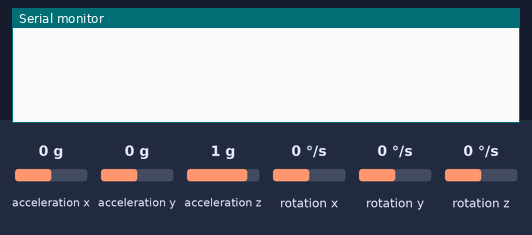
The sketch below on a simulated Arduino Uno, built with avr-gcc and run on an emulated ATmega328P. Parts: the last lines printed to the serial monitor. Wiring (inferred from the names in the program): ADXL345 accelerometer at I2C address 0x53; ITG-3200 gyroscope at I2C address 0x68. The inputs (shaded band) are chosen by the test bench; at power-on: acceleration x 0 g, acceleration y 0 g, acceleration z 1 g, rotation x 0 °/s, rotation y 0 °/s, rotation z 0 °/s.

Above: at 3.0 s.
3.1 s: acceleration x set to -1.4 g
At 5.0 s:
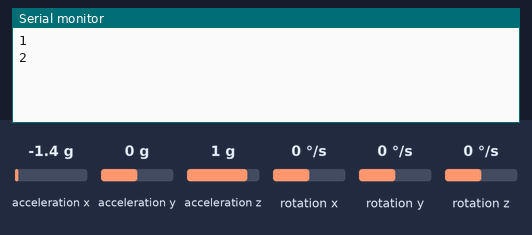
5.3 s: acceleration y set to -1.4 g
At 6.6 s:
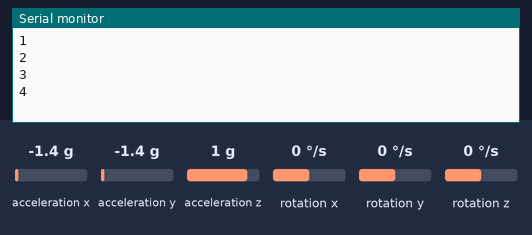
6.8 s: acceleration z set to -1.4 g
At 8.1 s:
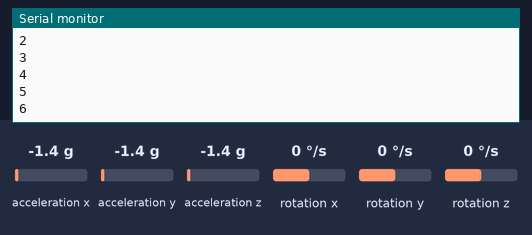
Timing chart, 0 to 9.8 s (numbered marks = the images above; inputs shaded):
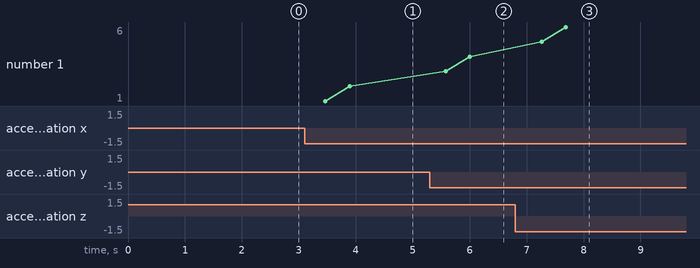

The sketch:

pedometer.ino
```cpp
#include <FreeSixIMU.h>
#include <FIMU_ADXL345.h>
#include <FIMU_ITG3200.h>
#include <Wire.h>

#define FILTER_N 12

FreeSixIMU sixDOF = FreeSixIMU();
int rawSixDof[6];
float old_accx, old_accy, old_accz, old_dot;
int StepNum = 0, StepNumber = 0;

void setup() {
    Serial.begin(9600);
    Wire.begin();

    delay(5);
    sixDOF.init();
    delay(5);
}

void loop() {
    float accx = Filter(0);//读取滤波后的加速度x分量
    float accy = Filter(1);
    float accz = Filter(2);
    float dot = (old_accx * accx)+(old_accy * accy)+(old_accz * accz);
    float old_acc = abs(sqrt(old_accx*old_accx+old_accy*old_accy+old_accz*old_accz));
    float new_acc = abs(sqrt(accx*accx+accy*accy+accz*accz));
    dot /= (old_acc * new_acc);//计算加速度变化程度

    StepNum = StepNumber;
    if(abs(dot - old_dot) >= 0.05) {
        //变化程度超过阈值，则判定步数增加
        bool isChange;
        if(!isChange) {
            isChange = 1;
            StepNumber += 1;
        }
        else isChange = 0;
    }
    old_accx = accx;
    old_accy = accy;
    old_accz = accz;
    old_dot = dot;
    delay(60);

    if(StepNum != StepNumber) {
        //步数增加则打印出来
        Serial.println(StepNumber);
    }

    delay(100);
}

int filter_buf[FILTER_N + 1];

float Filter(int s) {
    //平均滤波法
    float filter_sum = 0.0;

    for(int i = 0; i < FILTER_N; i++) {
    sixDOF.getRawValues(rawSixDof);
    filter_buf[i] = rawSixDof[s];
    filter_sum += filter_buf[i];
    delay(5);
    }
    return (float)(filter_sum / FILTER_N);
}
```

FIMU_ADXL345.h
```cpp
// (licence header left out)
#include "Arduino.h"

#ifndef FIMU_ADXL345_h
#define FIMU_ADXL345_h

/* -- ADXL345 addresses --*/
#define ADXL345_ADDR_ALT_HIGH 0x1D // ADXL345 address when ALT is connected to HIGH
#define ADXL345_ADDR_ALT_LOW  0x53 // ADXL345 address when ALT is connected to LOW

/* ------- Register names ------- */
#define ADXL345_DEVID 0x00
#define ADXL345_RESERVED1 0x01
#define ADXL345_THRESH_TAP 0x1d
#define ADXL345_OFSX 0x1e
#define ADXL345_OFSY 0x1f
#define ADXL345_OFSZ 0x20
#define ADXL345_DUR 0x21
#define ADXL345_LATENT 0x22
#define ADXL345_WINDOW 0x23
#define ADXL345_THRESH_ACT 0x24
#define ADXL345_THRESH_INACT 0x25
#define ADXL345_TIME_INACT 0x26
#define ADXL345_ACT_INACT_CTL 0x27
#define ADXL345_THRESH_FF 0x28
#define ADXL345_TIME_FF 0x29
#define ADXL345_TAP_AXES 0x2a
#define ADXL345_ACT_TAP_STATUS 0x2b
#define ADXL345_BW_RATE 0x2c
#define ADXL345_POWER_CTL 0x2d
#define ADXL345_INT_ENABLE 0x2e
#define ADXL345_INT_MAP 0x2f
#define ADXL345_INT_SOURCE 0x30
#define ADXL345_DATA_FORMAT 0x31
#define ADXL345_DATAX0 0x32
#define ADXL345_DATAX1 0x33
#define ADXL345_DATAY0 0x34
#define ADXL345_DATAY1 0x35
#define ADXL345_DATAZ0 0x36
#define ADXL345_DATAZ1 0x37
#define ADXL345_FIFO_CTL 0x38
#define ADXL345_FIFO_STATUS 0x39

#define ADXL345_BW_1600 0xF // 1111
#define ADXL345_BW_800  0xE // 1110
#define ADXL345_BW_400  0xD // 1101
#define ADXL345_BW_200  0xC // 1100
#define ADXL345_BW_100  0xB // 1011
#define ADXL345_BW_50   0xA // 1010
#define ADXL345_BW_25   0x9 // 1001
#define ADXL345_BW_12   0x8 // 1000
#define ADXL345_BW_6    0x7 // 0111
#define ADXL345_BW_3    0x6 // 0110


/*
 Interrupt PINs
 INT1: 0
 INT2: 1
 */
#define ADXL345_INT1_PIN 0x00
#define ADXL345_INT2_PIN 0x01

/*
 Interrupt bit position
 */
#define ADXL345_INT_DATA_READY_BIT 0x07
#define ADXL345_INT_SINGLE_TAP_BIT 0x06
#define ADXL345_INT_DOUBLE_TAP_BIT 0x05
#define ADXL345_INT_ACTIVITY_BIT   0x04
#define ADXL345_INT_INACTIVITY_BIT 0x03
#define ADXL345_INT_FREE_FALL_BIT  0x02
#define ADXL345_INT_WATERMARK_BIT  0x01
#define ADXL345_INT_OVERRUNY_BIT   0x00

#define ADXL345_OK    1 // no error
#define ADXL345_ERROR 0 // indicates error is predent

#define ADXL345_NO_ERROR   0 // initial state
#define ADXL345_READ_ERROR 1 // problem reading accel
#define ADXL345_BAD_ARG    2 // bad method argument

class ADXL345
{
public:
  bool status;           // set when error occurs
                         // see error code for details
  byte error_code;       // Initial state
  float gains[3];        // counts to Gs

  ADXL345();
  void init(int address);
  void powerOn();
  void readAccel(int* xyx);
  void readAccel(int* x, int* y, int* z);
  void get_Gxyz(float *xyz);

  void setTapThreshold(int tapThreshold);
  int getTapThreshold();
  void setAxisGains(float *_gains);
  void getAxisGains(float *_gains);
  void setAxisOffset(int x, int y, int z);
  void getAxisOffset(int* x, int* y, int*z);
  void setTapDuration(int tapDuration);
  int getTapDuration();
  void setDoubleTapLatency(int floatTapLatency);
  int getDoubleTapLatency();
  void setDoubleTapWindow(int floatTapWindow);
  int getDoubleTapWindow();
  void setActivityThreshold(int activityThreshold);
  int getActivityThreshold();
  void setInactivityThreshold(int inactivityThreshold);
  int getInactivityThreshold();
  void setTimeInactivity(int timeInactivity);
  int getTimeInactivity();
  void setFreeFallThreshold(int freeFallthreshold);
  int getFreeFallThreshold();
  void setFreeFallDuration(int freeFallDuration);
  int getFreeFallDuration();

  bool isActivityXEnabled();
  bool isActivityYEnabled();
  bool isActivityZEnabled();
  bool isInactivityXEnabled();
  bool isInactivityYEnabled();
  bool isInactivityZEnabled();
  bool isActivityAc();
  bool isInactivityAc();
  void setActivityAc(bool state);
  void setInactivityAc(bool state);

  bool getSuppressBit();
  void setSuppressBit(bool state);
  bool isTapDetectionOnX();
  void setTapDetectionOnX(bool state);
  bool isTapDetectionOnY();
  void setTapDetectionOnY(bool state);
  bool isTapDetectionOnZ();
  void setTapDetectionOnZ(bool state);

  void setActivityX(bool state);
  void setActivityY(bool state);
  void setActivityZ(bool state);
  void setInactivityX(bool state);
  void setInactivityY(bool state);
  void setInactivityZ(bool state);

  bool isActivitySourceOnX();
  bool isActivitySourceOnY();
  bool isActivitySourceOnZ();
  bool isTapSourceOnX();
  bool isTapSourceOnY();
  bool isTapSourceOnZ();
  bool isAsleep();

  bool isLowPower();
  void setLowPower(bool state);
  float getRate();
  void setRate(float rate);
  void set_bw(byte bw_code);
  byte get_bw_code();

  byte getInterruptSource();
  bool getInterruptSource(byte interruptBit);
  bool getInterruptMapping(byte interruptBit);
  void setInterruptMapping(byte interruptBit, bool interruptPin);
  bool isInterruptEnabled(byte interruptBit);
  void setInterrupt(byte interruptBit, bool state);

  void getRangeSetting(byte* rangeSetting);
  void setRangeSetting(int val);
  bool getSelfTestBit();
  void setSelfTestBit(bool selfTestBit);
  bool getSpiBit();
  void setSpiBit(bool spiBit);
  bool getInterruptLevelBit();
  void setInterruptLevelBit(bool interruptLevelBit);
  bool getFullResBit();
  void setFullResBit(bool fullResBit);
  bool getJustifyBit();
  void setJustifyBit(bool justifyBit);
  void printAllRegister();
  void writeTo(byte address, byte val);

private:
  void readFrom(byte address, int num, byte buff[]);
  void setRegisterBit(byte regAdress, int bitPos, bool state);
  bool getRegisterBit(byte regAdress, int bitPos);
  byte _buff[6] ;    //6 bytes buffer for saving data read from the device
  int _dev_address;
};
void print_byte(byte val);
#endif
```

FIMU_ITG3200.cpp
```cpp
// (licence header left out)
/****************************************************************************
* Tested on Arduino Mega with ITG-3200 Breakout                             *
* SCL     -> pin 21     (no pull up resistors)                              *
* SDA     -> pin 20     (no pull up resistors)                              *
* CLK & GND -> pin GND                                                      *
* INT       -> not connected  (but can be used)                             *
* VIO & VDD -> pin 3.3V                                                     *
*****************************************************************************/
#include "FIMU_ITG3200.h"


ITG3200::ITG3200() {
  setGains(1.0,1.0,1.0);
  setOffsets(0.0,0.0,0.0);
  setRevPolarity(0,0,0);
  //Wire.begin();       //Normally this code is called from setup() at user code
                        //but some people reported that joining I2C bus earlier
                        //apparently solved problems with master/slave conditions.
                        //Uncomment if needed.
}

void ITG3200::init(unsigned int  address) {
  // Uncomment or change your default ITG3200 initialization

  // fast sample rate - divisor = 0 filter = 0 clocksrc = 0, 1, 2, or 3  (raw values)
  init(address, NOSRDIVIDER, RANGE2000, BW256_SR8, PLL_XGYRO_REF, true, true);

  // slow sample rate - divisor = 0  filter = 1,2,3,4,5, or 6  clocksrc = 0, 1, 2, or 3  (raw values)
  //init(NOSRDIVIDER, RANGE2000, BW010_SR1, INTERNALOSC, true, true);

  // fast sample rate 32Khz external clock - divisor = 0  filter = 0  clocksrc = 4  (raw values)
  //init(NOSRDIVIDER, RANGE2000, BW256_SR8, PLL_EXTERNAL32, true, true);

  // slow sample rate 32Khz external clock - divisor = 0  filter = 1,2,3,4,5, or 6  clocksrc = 4  (raw values)
  //init(NOSRDIVIDER, RANGE2000, BW010_SR1, PLL_EXTERNAL32, true, true);
}

void ITG3200::init(unsigned int address, byte _SRateDiv, byte _Range, byte _filterBW, byte _ClockSrc, bool _ITGReady, bool _INTRawDataReady) {
  _dev_address = address;
  setSampleRateDiv(_SRateDiv);
  setFSRange(_Range);
  setFilterBW(_filterBW);
  setClockSource(_ClockSrc);
  setITGReady(_ITGReady);
  setRawDataReady(_INTRawDataReady);
  delay(GYROSTART_UP_DELAY);  // startup
}

byte ITG3200::getDevAddr() {
  /*readmem(WHO_AM_I, 1, &_buff[0]);
  return _buff[0];  */
  return _dev_address;
}

void ITG3200::setDevAddr(unsigned int  _addr) {
  writemem(WHO_AM_I, _addr);
  _dev_address = _addr;
}

byte ITG3200::getSampleRateDiv() {
  readmem(SMPLRT_DIV, 1, &_buff[0]);
  return _buff[0];
}

void ITG3200::setSampleRateDiv(byte _SampleRate) {
  writemem(SMPLRT_DIV, _SampleRate);
}

byte ITG3200::getFSRange() {
  readmem(DLPF_FS, 1, &_buff[0]);
  return ((_buff[0] & DLPFFS_FS_SEL) >> 3);
}

void ITG3200::setFSRange(byte _Range) {
  readmem(DLPF_FS, 1, &_buff[0]);
  writemem(DLPF_FS, ((_buff[0] & ~DLPFFS_FS_SEL) | (_Range << 3)) );
}

byte ITG3200::getFilterBW() {
  readmem(DLPF_FS, 1, &_buff[0]);
  return (_buff[0] & DLPFFS_DLPF_CFG);
}

void ITG3200::setFilterBW(byte _BW) {
  readmem(DLPF_FS, 1, &_buff[0]);
  writemem(DLPF_FS, ((_buff[0] & ~DLPFFS_DLPF_CFG) | _BW));
}

bool ITG3200::isINTActiveOnLow() {
  readmem(INT_CFG, 1, &_buff[0]);
  return ((_buff[0] & INTCFG_ACTL) >> 7);
}

void ITG3200::setINTLogiclvl(bool _State) {
  readmem(INT_CFG, 1, &_buff[0]);
  writemem(INT_CFG, ((_buff[0] & ~INTCFG_ACTL) | (_State << 7)));
}

bool ITG3200::isINTOpenDrain() {
  readmem(INT_CFG, 1, &_buff[0]);
  return ((_buff[0] & INTCFG_OPEN) >> 6);
}

void ITG3200::setINTDriveType(bool _State) {
  readmem(INT_CFG, 1, &_buff[0]);
  writemem(INT_CFG, ((_buff[0] & ~INTCFG_OPEN) | _State << 6));
}

bool ITG3200::isLatchUntilCleared() {
  readmem(INT_CFG, 1, &_buff[0]);
  return ((_buff[0] & INTCFG_LATCH_INT_EN) >> 5);
}

void ITG3200::setLatchMode(bool _State) {
  readmem(INT_CFG, 1, &_buff[0]);
  writemem(INT_CFG, ((_buff[0] & ~INTCFG_LATCH_INT_EN) | _State << 5));
}

bool ITG3200::isAnyRegClrMode() {
  readmem(INT_CFG, 1, &_buff[0]);
  return ((_buff[0] & INTCFG_INT_ANYRD_2CLEAR) >> 4);
}

void ITG3200::setLatchClearMode(bool _State) {
  readmem(INT_CFG, 1, &_buff[0]);
  writemem(INT_CFG, ((_buff[0] & ~INTCFG_INT_ANYRD_2CLEAR) | _State << 4));
}

bool ITG3200::isITGReadyOn() {
  readmem(INT_CFG, 1, &_buff[0]);
  return ((_buff[0] & INTCFG_ITG_RDY_EN) >> 2);
}

void ITG3200::setITGReady(bool _State) {
  readmem(INT_CFG, 1, &_buff[0]);
  writemem(INT_CFG, ((_buff[0] & ~INTCFG_ITG_RDY_EN) | _State << 2));
}

bool ITG3200::isRawDataReadyOn() {
  readmem(INT_CFG, 1, &_buff[0]);
  return (_buff[0] & INTCFG_RAW_RDY_EN);
}

void ITG3200::setRawDataReady(bool _State) {
  readmem(INT_CFG, 1, &_buff[0]);
  writemem(INT_CFG, ((_buff[0] & ~INTCFG_RAW_RDY_EN) | _State));
}

bool ITG3200::isITGReady() {
  readmem(INT_STATUS, 1, &_buff[0]);
  return ((_buff[0] & INTSTATUS_ITG_RDY) >> 2);
}

bool ITG3200::isRawDataReady() {
  readmem(INT_STATUS, 1, &_buff[0]);
  return (_buff[0] & INTSTATUS_RAW_DATA_RDY);
}

void ITG3200::readTemp(float *_Temp) {
  readmem(TEMP_OUT,2,_buff);
  *_Temp = 35 + (((_buff[0] << 8) | _buff[1]) + 13200) / 280.0;    // F=C*9/5+32
}

void ITG3200::readGyroRaw(int *_GyroX, int *_GyroY, int *_GyroZ){
  readmem(GYRO_XOUT, 6, _buff);
  *_GyroX = ((_buff[0] << 8) | _buff[1]);
  *_GyroY = ((_buff[2] << 8) | _buff[3]);
  *_GyroZ = ((_buff[4] << 8) | _buff[5]);
}

void ITG3200::readGyroRaw(int *_GyroXYZ){
  readGyroRaw(_GyroXYZ, _GyroXYZ+1, _GyroXYZ+2);
}

void ITG3200::setRevPolarity(bool _Xpol, bool _Ypol, bool _Zpol) {
  polarities[0] = _Xpol ? -1 : 1;
  polarities[1] = _Ypol ? -1 : 1;
  polarities[2] = _Zpol ? -1 : 1;
}

void ITG3200::setGains(float _Xgain, float _Ygain, float _Zgain) {
  gains[0] = _Xgain;
  gains[1] = _Ygain;
  gains[2] = _Zgain;
}

void ITG3200::setOffsets(int _Xoffset, int _Yoffset, int _Zoffset) {
  offsets[0] = _Xoffset;
  offsets[1] = _Yoffset;
  offsets[2] = _Zoffset;
}

void ITG3200::zeroCalibrate(unsigned int totSamples, unsigned int sampleDelayMS) {
  int xyz[3];
  float tmpOffsets[] = {0,0,0};

  for (int i = 0;i < totSamples;i++){
    delay(sampleDelayMS);
    readGyroRaw(xyz);
    tmpOffsets[0] += xyz[0];
    tmpOffsets[1] += xyz[1];
    tmpOffsets[2] += xyz[2];
  }
  setOffsets(-tmpOffsets[0] / totSamples, -tmpOffsets[1] / totSamples, -tmpOffsets[2] / totSamples);
}

void ITG3200::readGyroRawCal(int *_GyroX, int *_GyroY, int *_GyroZ) {
  readGyroRaw(_GyroX, _GyroY, _GyroZ);
  *_GyroX += offsets[0];
  *_GyroY += offsets[1];
  *_GyroZ += offsets[2];
}

void ITG3200::readGyroRawCal(int *_GyroXYZ) {
  readGyroRawCal(_GyroXYZ, _GyroXYZ+1, _GyroXYZ+2);
}

void ITG3200::readGyro(float *_GyroX, float *_GyroY, float *_GyroZ){
  int x, y, z;

  readGyroRawCal(&x, &y, &z); // x,y,z will contain calibrated integer values from the sensor
  *_GyroX =  x / 14.375 * polarities[0] * gains[0];
  *_GyroY =  y / 14.375 * polarities[1] * gains[1];
  *_GyroZ =  z / 14.375 * polarities[2] * gains[2];
}

void ITG3200::readGyro(float *_GyroXYZ){
  readGyro(_GyroXYZ, _GyroXYZ+1, _GyroXYZ+2);
}

void ITG3200::reset() {
  writemem(PWR_MGM, PWRMGM_HRESET);
  delay(GYROSTART_UP_DELAY); //gyro startup
}

bool ITG3200::isLowPower() {
  readmem(PWR_MGM, 1, &_buff[0]);
  return (_buff[0] & PWRMGM_SLEEP) >> 6;
}

void ITG3200::setPowerMode(bool _State) {
  readmem(PWR_MGM, 1, &_buff[0]);
  writemem(PWR_MGM, ((_buff[0] & ~PWRMGM_SLEEP) | _State << 6));
}

bool ITG3200::isXgyroStandby() {
  readmem(PWR_MGM, 1, &_buff[0]);
  return (_buff[0] & PWRMGM_STBY_XG) >> 5;
}

bool ITG3200::isYgyroStandby() {
  readmem(PWR_MGM, 1, &_buff[0]);
  return (_buff[0] & PWRMGM_STBY_YG) >> 4;
}

bool ITG3200::isZgyroStandby() {
  readmem(PWR_MGM, 1, &_buff[0]);
  return (_buff[0] & PWRMGM_STBY_ZG) >> 3;
}

void ITG3200::setXgyroStandby(bool _Status) {
  readmem(PWR_MGM, 1, &_buff[0]);
  writemem(PWR_MGM, ((_buff[0] & PWRMGM_STBY_XG) | _Status << 5));
}

void ITG3200::setYgyroStandby(bool _Status) {
  readmem(PWR_MGM, 1, &_buff[0]);
  writemem(PWR_MGM, ((_buff[0] & PWRMGM_STBY_YG) | _Status << 4));
}

void ITG3200::setZgyroStandby(bool _Status) {
  readmem(PWR_MGM, 1, &_buff[0]);
  writemem(PWR_MGM, ((_buff[0] & PWRMGM_STBY_ZG) | _Status << 3));
}

byte ITG3200::getClockSource() {
  readmem(PWR_MGM, 1, &_buff[0]);
  return (_buff[0] & PWRMGM_CLK_SEL);
}

void ITG3200::setClockSource(byte _CLKsource) {
  readmem(PWR_MGM, 1, &_buff[0]);
  writemem(PWR_MGM, ((_buff[0] & ~PWRMGM_CLK_SEL) | _CLKsource));
}

void ITG3200::writemem(uint8_t _addr, uint8_t _val) {
  Wire.beginTransmission(_dev_address);   // start transmission to device
  Wire.write(_addr); // send register address
  Wire.write(_val); // send value to write
  Wire.endTransmission(); // end transmission
}

void ITG3200::readmem(uint8_t _addr, uint8_t _nbytes, uint8_t __buff[]) {
  Wire.beginTransmission(_dev_address); // start transmission to device
  Wire.write(_addr); // sends register address to read from
  Wire.endTransmission(); // end transmission

  Wire.beginTransmission(_dev_address); // start transmission to device
  Wire.requestFrom(_dev_address, _nbytes);// send data n-bytes read
  uint8_t i = 0;
  while (Wire.available()) {
    __buff[i] = Wire.read(); // receive DATA
    i++;
  }
  Wire.endTransmission(); // end transmission
}
```

FreeSixIMU.h
```cpp
// (licence header left out)
#include <Wire.h>
#include "Arduino.h"

#include <FIMU_ADXL345.h>
#define FIMU_ACC_ADDR ADXL345_ADDR_ALT_LOW // SDO connected to GND
#include <FIMU_ITG3200.h>


#ifndef FreeSixIMU_h
#define FreeSixIMU_h


#define FIMU_BMA180_DEF_ADDR BMA180_ADDRESS_SDO_LOW
#define FIMU_ITG3200_DEF_ADDR ITG3200_ADDR_AD0_LOW // AD0 connected to GND
// HMC5843 address is fixed so don't bother to define it


#define twoKpDef  (2.0f * 0.5f) // 2 * proportional gain
#define twoKiDef  (2.0f * 0.1f) // 2 * integral gain

#ifndef cbi
#define cbi(sfr, bit) (_SFR_BYTE(sfr) &= ~_BV(bit))
#endif

class FreeSixIMU
{
  public:
    FreeSixIMU();
    void init();
    void init(bool fastmode);
    void init(int acc_addr, int gyro_addr, bool fastmode);
    void getRawValues(int * raw_values);
    void getValues(float * values);
    void getQ(float * q);
    void getEuler(float * angles);
    void getYawPitchRoll(float * ypr);
    void getAngles(float * angles);


	ADXL345 acc;
    ITG3200 gyro;

    int* raw_acc, raw_gyro, raw_magn;

  private:
    void AHRSupdate(float gx, float gy, float gz, float ax, float ay, float az, float mx, float my, float mz);
    //float q0, q1, q2, q3; // quaternion elements representing the estimated orientation
    float iq0, iq1, iq2, iq3;
    float exInt, eyInt, ezInt;  // scaled integral error
    volatile float twoKp;      // 2 * proportional gain (Kp)
    volatile float twoKi;      // 2 * integral gain (Ki)
    volatile float q0, q1, q2, q3; // quaternion of sensor frame relative to auxiliary frame
    volatile float integralFBx,  integralFBy, integralFBz;
    unsigned long lastUpdate, now; // sample period expressed in milliseconds
    float sampleFreq; // half the sample period expressed in seconds
    int startLoopTime;
};

float invSqrt(float number);

#endif // FreeSixIMU_h
```

Source omitted: FIMU_ADXL345.cpp (18591 bytes), FIMU_ITG3200.h (8632 bytes), FreeSixIMU.cpp (10129 bytes)

Measured:
- after the input at 3.1 s, the serial monitor: prints a new line after 0.37 s (image 1)
- after the input at 5.3 s, the serial monitor: prints a new line after 0.28 s (image 2)
- after the input at 6.8 s, the serial monitor: prints a new line after 0.47 s (image 3)
- plotted number 1: 2 → 4 after the input at 5.3 s, 4 → 6 after the input at 6.8 s
